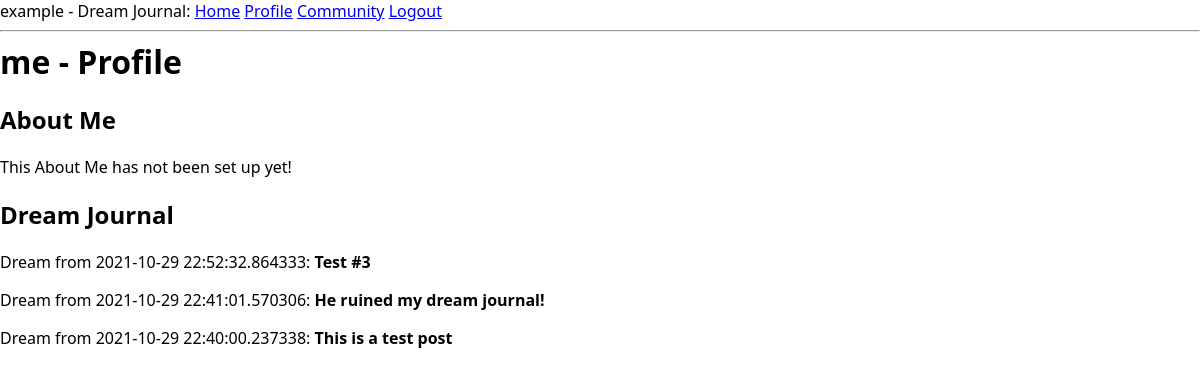
Page /profile/2 (signed in) on the committed database.
### app/models.py (models this page shows, shortened)
class User(UserMixin, db.Model):
    id = db.Column(db.Integer, primary_key=True)
    username = db.Column(db.String(64), index=True, unique=True)
    about_me = db.Column(db.String(140))
    email = db.Column(db.String(120), index=True, unique=True)
    password_hash = db.Column(db.String(128))
    posts = db.relationship('Post', backref='author', lazy='dynamic')

class Post(db.Model):
    id = db.Column(db.Integer, primary_key=True)
    body = db.Column(db.String(140))
    timestamp = db.Column(db.DateTime, index=True, default=datetime.utcnow)
    user_id = db.Column(db.Integer, db.ForeignKey('user.id'))

### app/routes.py (the view)
@app.route('/profile/<int:id>')
@login_required
def profile_page(id):
    this_user = User.query.get_or_404(id)
    posts = this_user.posts.all()
    return render_template("profile.html", title='Profile Page', usr=this_user, posts=posts)

### app/models.py (called while the page is built)
@login.user_loader
def load_user(id):
    return User.query.get(int(id))

### app/templates/profile.html (shortened to what this page needs)
{% extends "base.html" %}
{% block content %}
    <h1>{{ usr.username }} - Profile</h1>
    <h2>About Me</h2>
    {% if usr.about_me %}
    <p>{{ usr.about_me }}</p>
    {% else %}
    <p>This About Me has not been set up yet!</p>
    {% endif %}
    <h2>Dream Journal</h2>
    {% if posts %}
        {% for post in posts | reverse %}
        <div><p>Dream from {{ post.timestamp }}: <b>{{ post.body }}</b></p></div>
        {% endfor %}
    {% else %}
    <p>No posts yet!</p>
    {% endif %}
{% endblock %}

### app/templates/base.html (shortened to what this page needs)
<html>
    <head>
        <link rel="stylesheet" href="{{ url_for('static', filename='style.css') }}">
    </head>
    <body>
        <div>
            {% if current_user.is_anonymous %}
            Dream Journal:
            <a href="{{ url_for('index') }}">Home</a>
            <a href="{{ url_for('login') }}">Login</a>
            {% else %}
            {{ current_user.username }} - Dream Journal:
            <a href="{{ url_for('index') }}">Home</a>
            <a href="{{ url_for('profile_page', id = current_user.id) }}">Profile</a>
            <a href="{{ url_for('community_page') }}">Community</a>
            <a href="{{ url_for('logout') }}">Logout</a>
            {% endif %}
        </div>
        <hr>
        {% block content %}{% endblock %}
    </body>
</html>

### app/static/style.css (style rules this page uses)
* { box-sizing: border-box; }
html, body { margin: initial; padding: initial; font-family: system-ui, -apple-system, sans-serif; }
:root { --note-color-bg: hsla(49, 100%, 80%, 1); --ui-border-color: hsla(0, 0%, 40%, 1); --ui-action-new-fg: hsla(202, 86%, 30%, 1); --ui-action-new-bg: hsla(202, 29%, 94%, 1); --ui-action-neutral-fg: hsla(60, 5%, 22%, 1); --ui-action-neutral-bg: hsla(60, 5%, 94%, 1); --ui-action-warning-fg: hsla(0, 75%, 42%, 1); --ui-action-warning-bg: hsla(0, 20%, 94%, 1); }
h1 { margin: 0; flex: 1 0 auto; }

### rows in the picture
User: username "example"
User: username "me"
Post: timestamp "2021-10-29 22:52:32.864333", body "Test #3"
Post: timestamp "2021-10-29 22:41:01.570306", body "He ruined my dream journal!"
Post: timestamp "2021-10-29 22:40:00.237338", body "This is a test post"
